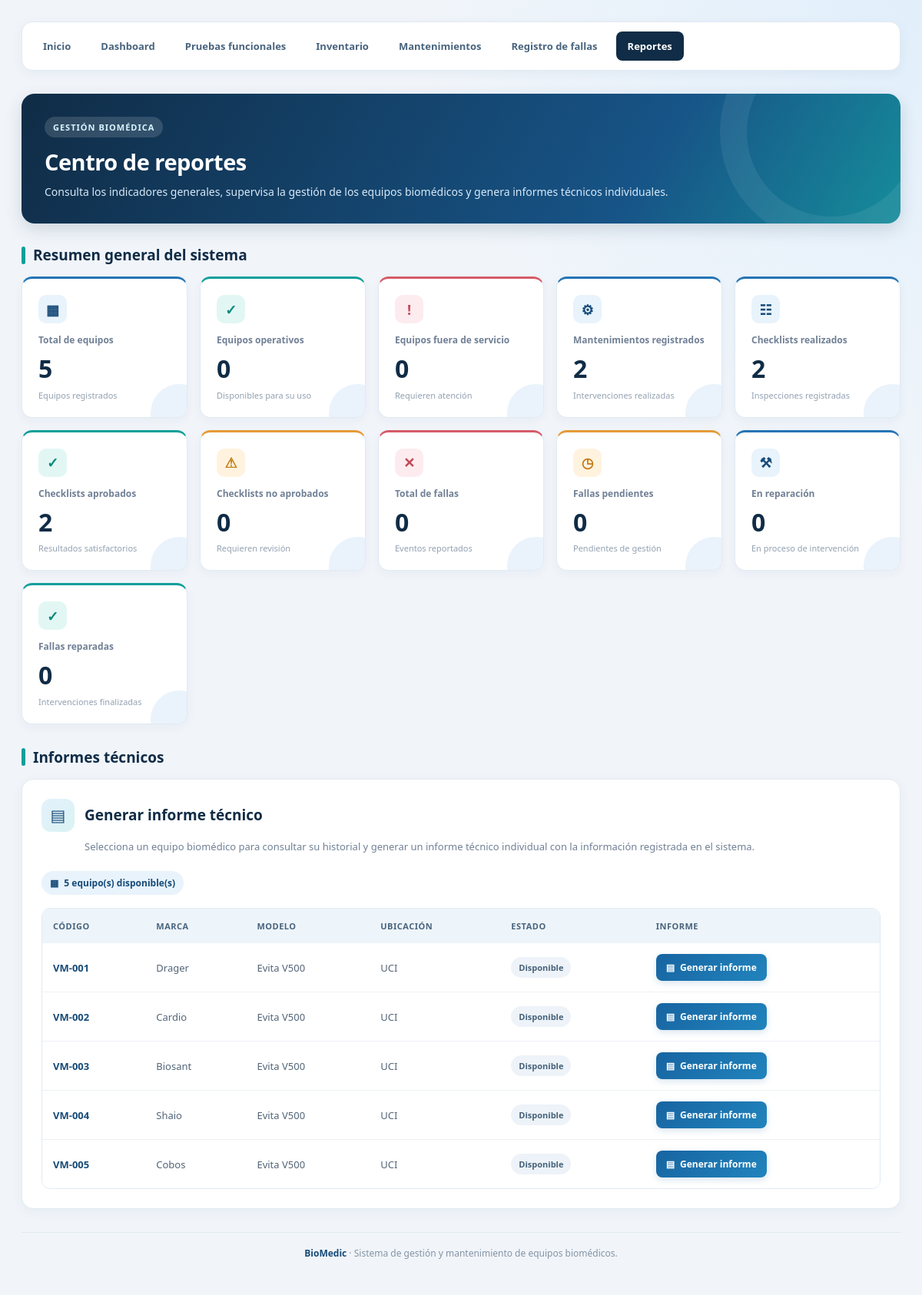
/reportes, run on an earlier commit of the app's database.
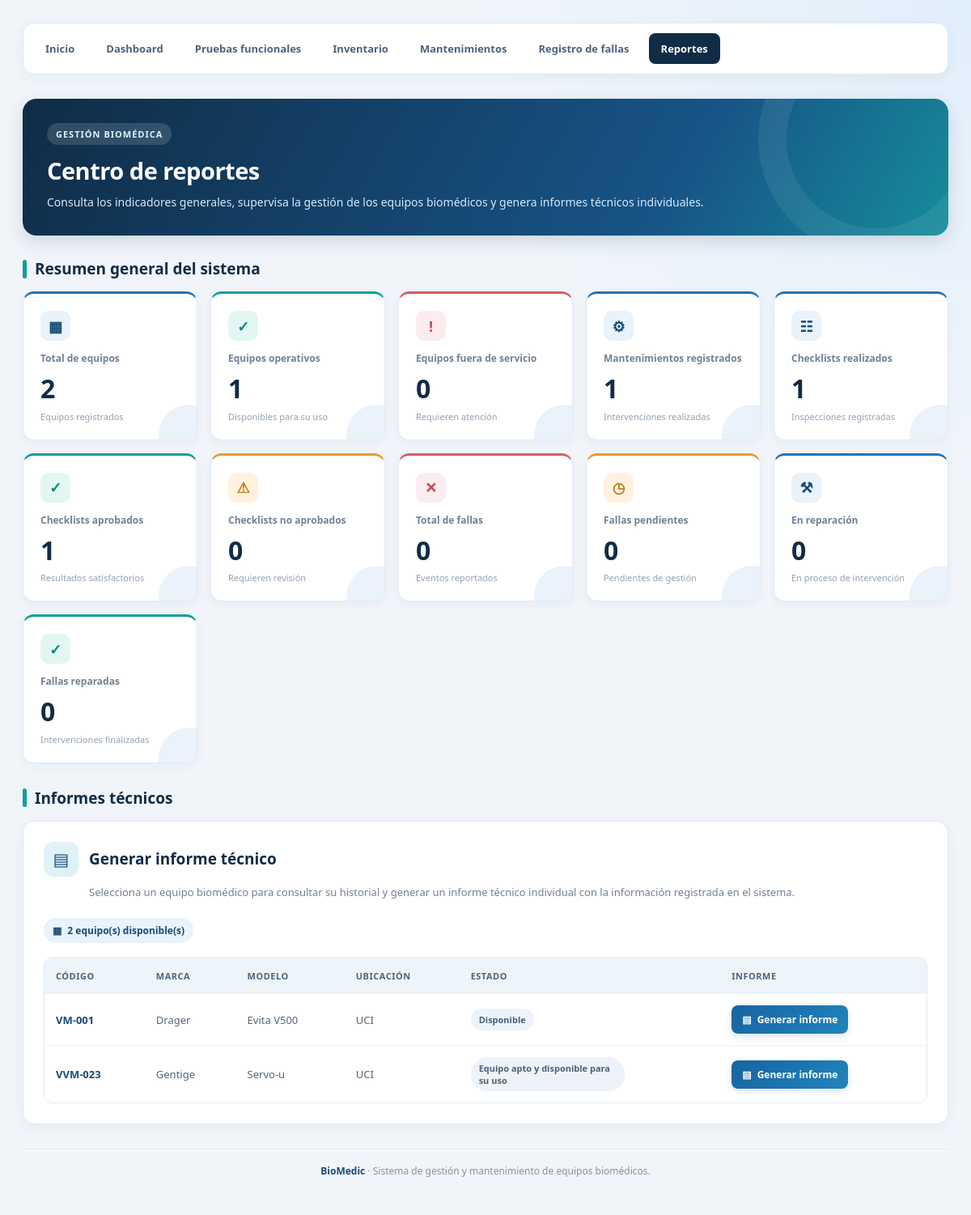
And on a later commit of the database.
### tables this page shows
CREATE TABLE equipos (
            id INTEGER PRIMARY KEY AUTOINCREMENT,
            codigo TEXT NOT NULL,
            marca TEXT NOT NULL,
            modelo TEXT NOT NULL,
            serie TEXT NOT NULL,
            ubicacion TEXT NOT NULL,
            servicio TEXT NOT NULL,
            estado TEXT NOT NULL,
            fecha TEXT,
            observaciones TEXT
        );

### app.py (the view)
@app.route("/reportes")
def reportes():
    conexion = conectar_bd()
    try:
        total_equipos = conexion.execute("""
            SELECT COUNT(*) AS total
            FROM equipos
        """).fetchone()["total"]
        equipos_operativos = conexion.execute("""
            SELECT COUNT(*) AS total
            FROM equipos
            WHERE estado = 'Equipo apto y disponible para su uso'
        """).fetchone()["total"]
        equipos_fuera_servicio = conexion.execute("""
            SELECT COUNT(*) AS total
            FROM equipos
            WHERE estado = 'Fuera de servicio'
        """).fetchone()["total"]
        total_mantenimientos = conexion.execute("""
            SELECT COUNT(*) AS total
            FROM mantenimientos
        """).fetchone()["total"]
        total_checklists = conexion.execute("""
            SELECT COUNT(*) AS total
            FROM checklists
        """).fetchone()["total"]
        checklists_aprobados = conexion.execute("""
            SELECT COUNT(*) AS total
            FROM checklists
            WHERE resultado = 'APROBADO'
        """).fetchone()["total"]
        checklists_no_aprobados = conexion.execute("""
            SELECT COUNT(*) AS total
            FROM checklists
            WHERE resultado = 'NO APROBADO'
        """).fetchone()["total"]
        total_fallas = conexion.execute("""
            SELECT COUNT(*) AS total
            FROM fallas
        """).fetchone()["total"]
        fallas_pendientes = conexion.execute("""
            SELECT COUNT(*) AS total
            FROM fallas
            WHERE estado = 'Pendiente'
        """).fetchone()["total"]
        fallas_en_reparacion = conexion.execute("""
            SELECT COUNT(*) AS total
            FROM fallas
            WHERE estado = 'En reparación'
        """).fetchone()["total"]
        fallas_reparadas = conexion.execute("""
            SELECT COUNT(*) AS total
            FROM fallas
            WHERE estado = 'Reparada'
        """).fetchone()["total"]
        equipos = conexion.execute("""
            SELECT id, codigo, marca, modelo, serie, ubicacion,
                   servicio, estado, fecha, observaciones
            FROM equipos
            ORDER BY codigo ASC
        """).fetchall()
    finally:
        conexion.close()
    return render_template(
        "reportes.html",
        total_equipos=total_equipos,
        equipos_operativos=equipos_operativos,
        equipos_fuera_servicio=equipos_fuera_servicio,
        total_mantenimientos=total_mantenimientos,
        total_checklists=total_checklists,
        checklists_aprobados=checklists_aprobados,
        checklists_no_aprobados=checklists_no_aprobados,
        total_fallas=total_fallas,
        fallas_pendientes=fallas_pendientes,
        fallas_en_reparacion=fallas_en_reparacion,
        fallas_reparadas=fallas_reparadas,
        equipos=equipos
    )

### app.py (called while the page is built)
@app.after_request
def forzar_utf8(response):
    if response.content_type.startswith("text/html"):
        response.headers["Content-Type"] = "text/html; charset=utf-8"
    return response

def conectar_bd():
    conexion = sqlite3.connect(DATABASE)
    conexion.row_factory = sqlite3.Row
    return conexion

### templates/reportes.html (shortened to what the changed rows need)
<!DOCTYPE html>
<html lang="es">
<head>
</head>
<body>
<div class="contenedor">
    <header class="encabezado">
        <div class="encabezado-contenido">
            <h1>Centro de reportes</h1>
        </div>
    </header>
    <h2 class="titulo-seccion">Resumen general del sistema</h2>
    <section class="tarjetas">
        <div class="tarjeta superior">
            <div class="tarjeta-icono">▦</div>
            <h3>Total de equipos</h3>
            <div class="numero">{{ total_equipos }}</div>
            <div class="tarjeta-pie">Equipos registrados</div>
        </div>
        <div class="tarjeta operativo">
            <div class="tarjeta-icono">✓</div>
            <h3>Equipos operativos</h3>
            <div class="numero">{{ equipos_operativos }}</div>
            <div class="tarjeta-pie">Disponibles para su uso</div>
        </div>
        <div class="tarjeta superior">
            <div class="tarjeta-icono">⚙</div>
            <h3>Mantenimientos registrados</h3>
            <div class="numero">{{ total_mantenimientos }}</div>
            <div class="tarjeta-pie">Intervenciones realizadas</div>
        </div>
        <div class="tarjeta superior">
            <div class="tarjeta-icono">☷</div>
            <h3>Checklists realizados</h3>
            <div class="numero">{{ total_checklists }}</div>
            <div class="tarjeta-pie">Inspecciones registradas</div>
        </div>
        <div class="tarjeta operativo">
            <div class="tarjeta-icono">✓</div>
            <h3>Checklists aprobados</h3>
            <div class="numero">{{ checklists_aprobados }}</div>
            <div class="tarjeta-pie">Resultados satisfactorios</div>
        </div>
    </section>
    <h2 class="titulo-seccion">Informes técnicos</h2>
    <section class="panel">
        <div class="panel-encabezado">
            <div class="panel-icono">▤</div>
            <h2>Generar informe técnico</h2>
        </div>
        <p class="panel-descripcion">
            Selecciona un equipo biomédico para consultar su historial
            y generar un informe técnico individual con la información
            registrada en el sistema.
        </p>
        {% if equipos %}
            <div class="contador-equipos">
                <span>▦</span>
                {{ equipos|length }} equipo(s) disponible(s)
            </div>
            <div class="tabla-contenedor">
                <table>
                    <thead>
                        <tr>
                            <th>Código</th>
                            <th>Marca</th>
                            <th>Modelo</th>
                            <th>Ubicación</th>
                            <th>Estado</th>
                            <th>Informe</th>
                        </tr>
                    </thead>
                    <tbody>
                    {% for equipo in equipos %}
                        <tr>
                            <td>
                                <span class="codigo">{{ equipo["codigo"] }}</span>
                            </td>
                            <td>{{ equipo["marca"] }}</td>
                            <td>{{ equipo["modelo"] }}</td>
                            <td>{{ equipo["ubicacion"] }}</td>
                            <td>
                                <span class="estado">
                                    {{ equipo["estado"] }}
                                </span>
                            </td>
                            <td>
                                <a class="boton"
                                   href="{{ url_for('informe_tecnico', equipo_id=equipo['id']) }}">
                                    <span>▤</span>
                                    Generar informe
                                </a>
                            </td>
                        </tr>
                    {% endfor %}
                    </tbody>
                </table>
            </div>
        {% endif %}
    </section>
</div>
</body>
</html>

What changed in the data, as far as the page shows it:
removed equipos: codigo "VM-002", marca "Cardio", modelo "Evita V500", ubicacion "UCI", estado "Disponible"
removed equipos: codigo "VM-003", marca "Biosant", modelo "Evita V500", ubicacion "UCI", estado "Disponible"
removed equipos: codigo "VM-004", marca "Shaio", modelo "Evita V500", ubicacion "UCI", estado "Disponible"
removed equipos: codigo "VM-005", marca "Cobos", modelo "Evita V500", ubicacion "UCI", estado "Disponible"
added equipos: codigo "VVM-023", marca "Gentige", modelo "Servo-u", ubicacion "UCI", estado "Equipo apto y disponible para su uso"
Also different on the page:
{{ total_equipos }}: "5" → "2"
{{ equipos_operativos }}: "0" → "1"
{{ total_mantenimientos }}: "2" → "1"
{{ total_checklists }}: "2" → "1"
{{ checklists_aprobados }}: "2" → "1"
{{ equipos|length }}: "5" → "2"
